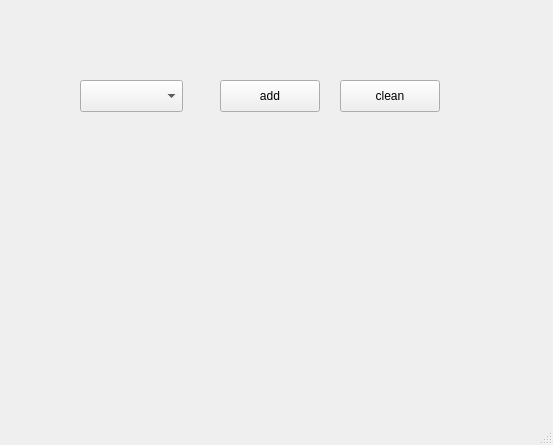
<?xml version="1.0" encoding="UTF-8"?>
<ui version="4.0">
 <class>MainWindow</class>
 <widget class="QMainWindow" name="MainWindow">
  <property name="geometry">
   <rect>
    <x>0</x>
    <y>0</y>
    <width>553</width>
    <height>445</height>
   </rect>
  </property>
  <property name="windowTitle">
   <string>MainWindow</string>
  </property>
  <widget class="QWidget" name="centralwidget">
   <widget class="QComboBox" name="comboBox">
    <property name="geometry">
     <rect>
      <x>80</x>
      <y>80</y>
      <width>103</width>
      <height>32</height>
     </rect>
    </property>
   </widget>
   <widget class="QPushButton" name="pushButton">
    <property name="geometry">
     <rect>
      <x>220</x>
      <y>80</y>
      <width>100</width>
      <height>32</height>
     </rect>
    </property>
    <property name="text">
     <string>add</string>
    </property>
   </widget>
   <widget class="QPushButton" name="pushButton_2">
    <property name="geometry">
     <rect>
      <x>340</x>
      <y>80</y>
      <width>100</width>
      <height>32</height>
     </rect>
    </property>
    <property name="text">
     <string>clean</string>
    </property>
   </widget>
  </widget>
  <widget class="QMenuBar" name="menubar">
   <property name="geometry">
    <rect>
     <x>0</x>
     <y>0</y>
     <width>553</width>
     <height>36</height>
    </rect>
   </property>
  </widget>
  <widget class="QStatusBar" name="statusbar"/>
 </widget>
 <resources/>
 <connections/>
</ui>
